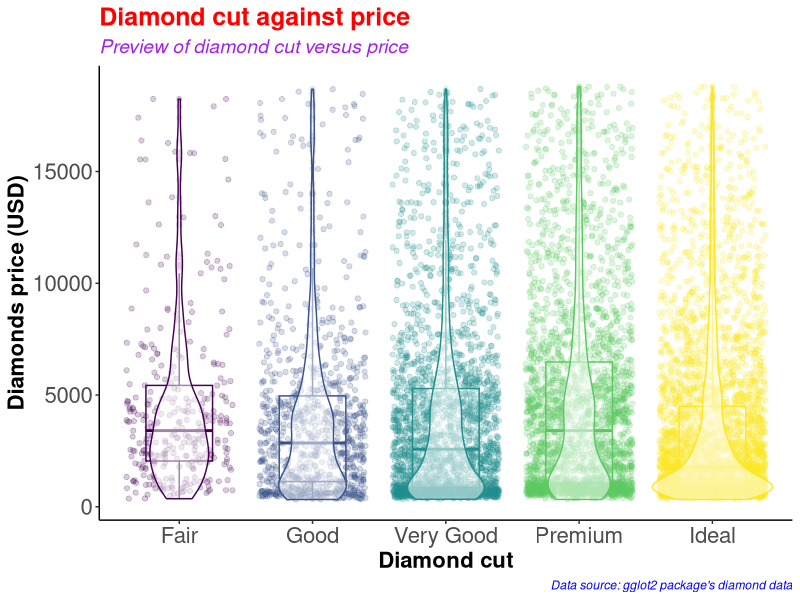
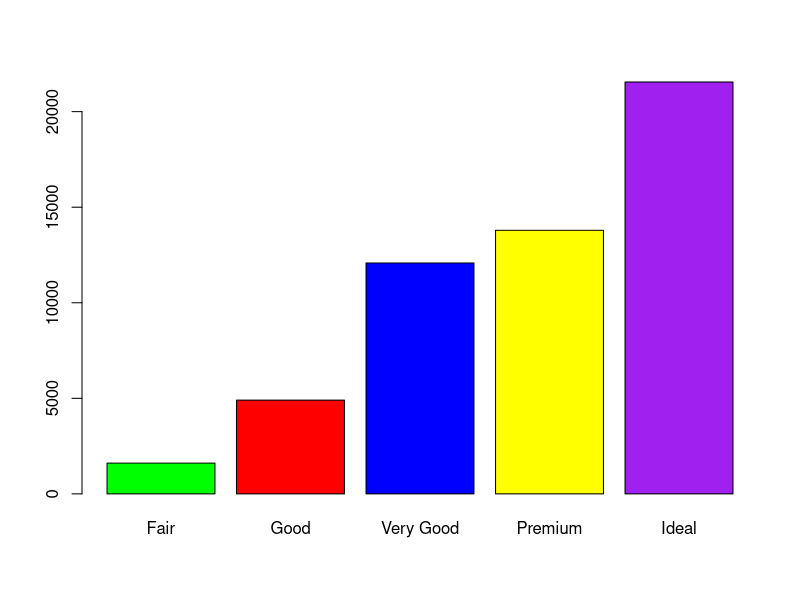
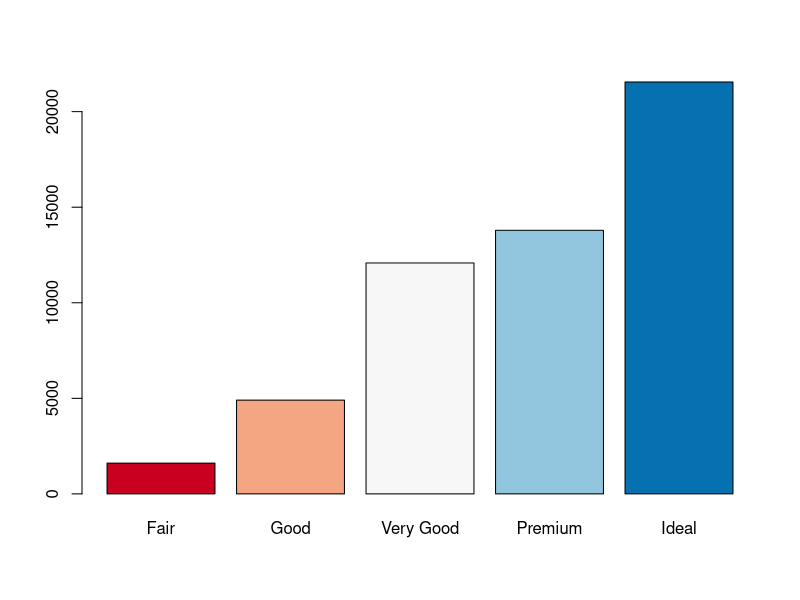
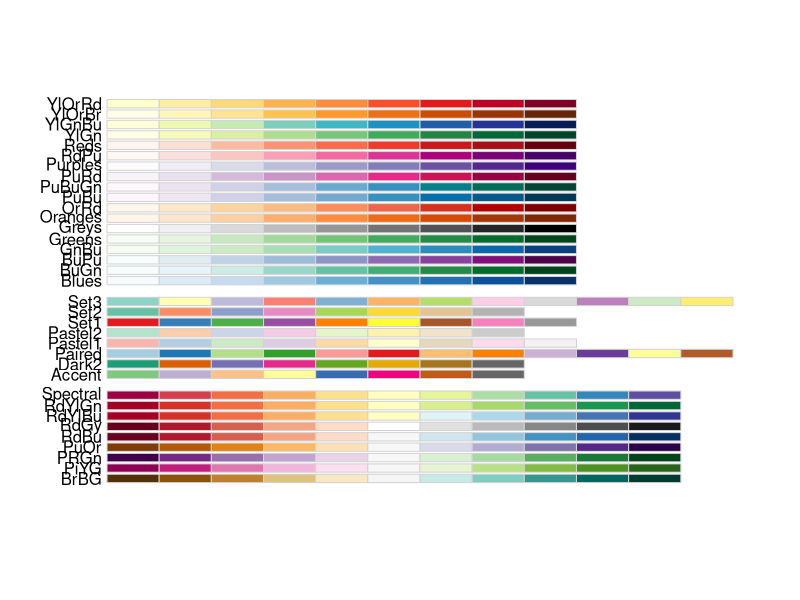
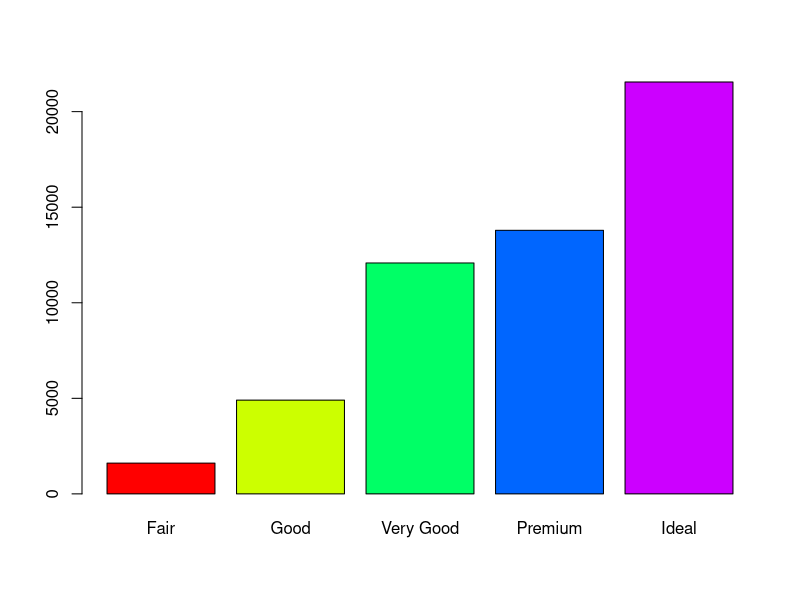
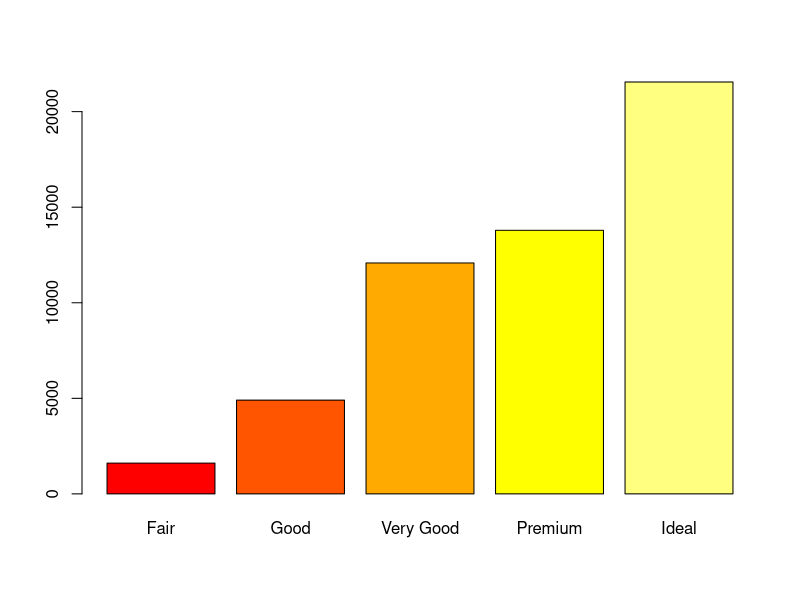
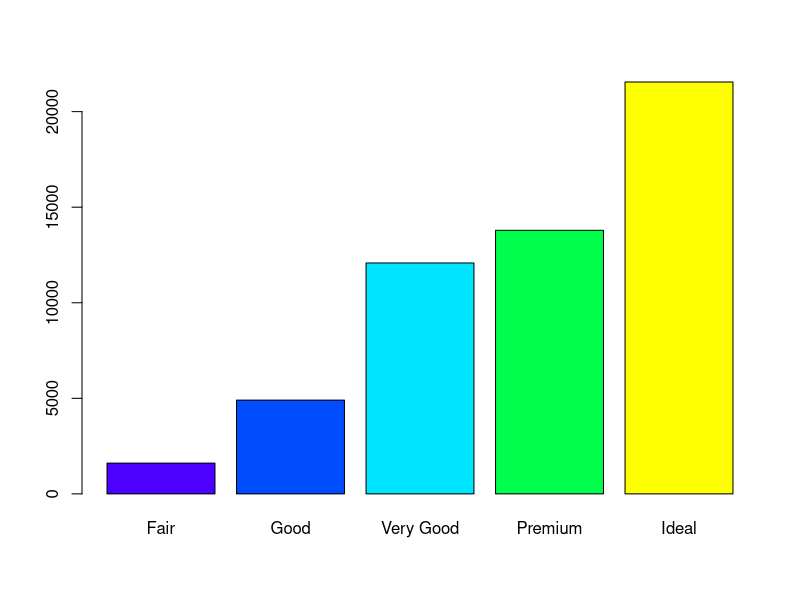
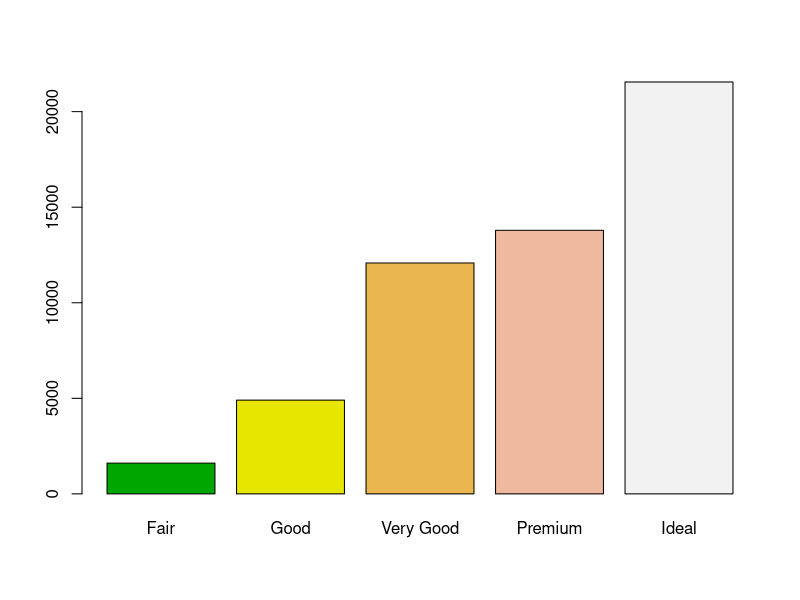

The R source for these figures, in order:
#########################################
# Name: Wyclife Agumba Oluoch           #   
# E-mail: wyclifeoluoch@gmail.com       #
# GitHub: https://github.com/Wycology   #
# Task: Boxplot and violin plots in one #
# Date: 4th Jan 2021                    #
# Last edited: 20th Mar 2021            #
#########################################

# Loading the necessary libraries for the project
library(tidyverse) # This is for data wrangling and plotting
library(RColorBrewer) # This is for generating color pallets for the plots.

diamonds_df <- diamonds # Saving the diamonds data-set to a new object in R.

head(diamonds) # Checking the variables in the data-set for subsequent analyses
nrow(diamonds) # Checking for the number of rows in the data. 53940 observations
ncol(diamonds) # Checking the number of variables in the data-set. 10 variables

diamonds_df %>% # Picking the diamonds data, and then
  slice_sample(n = 0.2*(nrow(diamonds))) %>% # Picking a portion of the data-set
  ggplot(aes(x = cut, y = price, color = cut)) + # Adding the mapping variables
  geom_point(position = "jitter", alpha = 0.2) + # Adding jitter and alpha
  geom_boxplot(alpha = 0.1, width = 0.5) + # Modifying dimensions of the boxplot 
  geom_violin(alpha = 0.5) + # Adding violin plot on top of the box and jitter
  theme_classic() + # Adding my preferred theme for publication.
  theme(legend.position = "none") + # Removing the legend; it is on the x-axis
  labs(x = "Diamond cut", # Labels the x-axis.
       y = "Diamonds price (USD)", # Labeling the y-axis
       title = "Diamond cut against price", # Setting tibble of the plot
       subtitle = "Preview of diamond cut versus price", # Descriptive title beneath TITLE
       caption = "Data source: gglot2 package's diamond data") +
  theme(axis.text = element_text(size=16), # Size of labels on tick-marks
        axis.title = element_text(size=16,face="bold")) + # Size of axis labels
  theme(plot.title = element_text(color = 'red', size = 18, face = 'bold'),
        plot.subtitle = element_text(color = 'purple', size = 14, face = 'italic'),
        plot.caption = element_text(color = 'blue', face = 'italic'))

diamonds %>% # Picking the diamonds
  filter(cut == 'Very Good') %>% 
  nrow()

diamonds %>% 
  select(cut) %>% 
  table() %>% 
  barplot(col = c('green', 'red', 'blue', 'yellow', 'purple'))

# Instead of specifying the colors, we can simply use the color brewer panel 

diamonds %>% 
  select(cut) %>% 
  table() %>% 
  barplot(col = brewer.pal(n = 5, name = "RdBu"))
# To display more brewer colors options to use, run the following function:

display.brewer.all()

# Can also use rainbow colors

diamonds %>% 
  select(cut) %>% 
  table() %>% 
  barplot(col = rainbow(5))

# Can also use heat.colors
diamonds %>% 
  select(cut) %>% 
  table() %>% 
  barplot(col = heat.colors(5))

# Can also use topographic colors

diamonds %>% 
  select(cut) %>% 
  table() %>% 
  barplot(col = topo.colors(5))

# Can also use terrain colors
diamonds %>% 
  select(cut) %>% 
  table() %>% 
  barplot(col = terrain.colors(5))

# Can also use cm.colors
diamonds %>% 
  select(cut) %>% 
  table() %>% 
  barplot(col = cm.colors(5))

?getData
# That is awesome. Good for the day.
